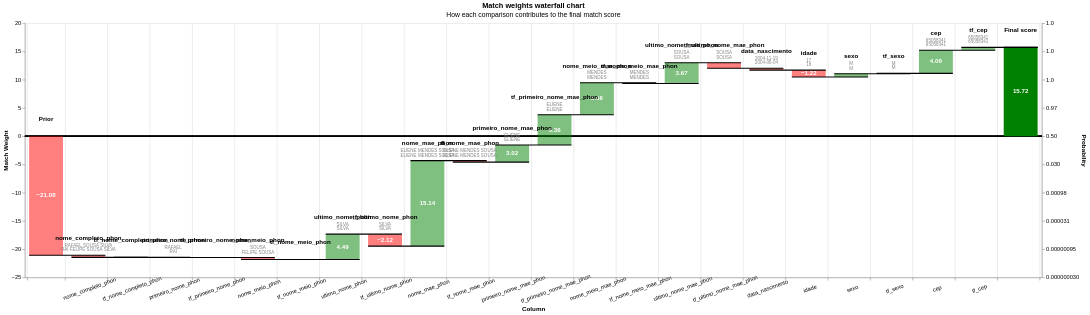

Here is the notebook cell this chart was saved with:
### Markdown cell above
## 6. Erros de predição

Waterfall dos pares em que o modelo discorda da coorte, no threshold escolhido.
Falsos negativos que não passaram por nenhuma blocking rule não aparecem aqui —
esses são perda de blocking, não de scoring, e são medidos na seção 7.

### Code cell
THRESHOLD_AVALIACAO = 0.95

records_fp = linker.evaluation.prediction_errors_from_labels_table(
    labels_sdf,
    threshold_match_probability=THRESHOLD_AVALIACAO,
    include_false_negatives=False,
    include_false_positives=True,
).as_record_dict(limit=20)
print('Falsos positivos (amostra):', len(records_fp))
if records_fp:
    display(linker.visualisations.waterfall_chart(records_fp, filter_nulls=False))

### Figure 1 — Vega-Lite specification as saved in the notebook (floating-point values rounded to 4 significant figures; data arrays with more than 128 entries replaced by an {"elided": "..."} marker saying what was removed)
{"config": {"view": {"continuousWidth": 400, "continuousHeight": 300}}, "layer": [{"layer": [{"mark": "rule", "encoding": {"color": {"value": "black"}, "size": {"value": 0.5}, "y": {"field": "zero", "type": "quantitative"}}}, {"mark": {"type": "bar", "width": 60}, "encoding": {"color": {"condition": {"test": "(datum.log2_bayes_factor < 0)", "value": "red"}, "value": "green"}, "opacity": {"condition": {"test": "datum.column_name == 'Prior match weight' || datum.column_name == 'Final score'", "value": 1}, "value": 0.5}, "tooltip": [{"field": "column_name", "title": "Comparison column", "type": "nominal"}, {"field": "value_l", "title": "Value (L)", "type": "nominal"}, {"field": "value_r", "title": "Value (R)", "type": "nominal"}, {"field": "label_for_charts", "title": "Label", "type": "ordinal"}, {"field": "sql_condition", "title": "SQL condition", "type": "nominal"}, {"field": "comparison_vector_value", "title": "Comparison vector value", "type": "nominal"}, {"field": "bayes_factor", "format": ",.4f", "title": "Bayes factor = m/u", "type": "quantitative"}, {"field": "log2_bayes_factor", "format": ",.4f", "title": "Match weight = log2(m/u)", "type": "quantitative"}, {"field": "prob", "format": ".4f", "title": "Cumulative match probability", "type": "quantitative"}, {"field": "bayes_factor_description", "title": "Match weight description", "type": "nominal"}], "x": {"axis": {"grid": true, "labelAlign": "center", "labelAngle": -20, "labelExpr": "datum.value == 'Prior' || datum.value == 'Final score' ? '' : datum.value", "labelPadding": 10, "tickBand": "extent", "title": "Column"}, "field": "column_name", "sort": {"field": "bar_sort_order", "order": "ascending"}, "type": "nominal"}, "y": {"axis": {"grid": false, "orient": "left", "title": "Match Weight"}, "field": "previous_sum", "type": "quantitative"}, "y2": {"field": "sum"}}}, {"mark": {"type": "text", "fontWeight": "bold"}, "encoding": {"color": {"value": "white"}, "text": {"condition": {"test": "abs(datum.log2_bayes_factor) > 1", "field": "log2_bayes_factor", "format": ".2f", "type": "nominal"}, "value": ""}, "x": {"axis": {"labelAngle": -20, "title": "Column"}, "field": "column_name", "sort": {"field": "bar_sort_order", "order": "ascending"}, "type": "nominal"}, "y": {"axis": {"orient": "left"}, "field": "center", "type": "quantitative"}}}, {"mark": {"type": "text", "baseline": "bottom", "dy": -25, "fontWeight": "bold"}, "encoding": {"color": {"value": "black"}, "text": {"field": "column_name", "type": "nominal"}, "x": {"axis": {"labelAngle": -20, "title": "Column"}, "field": "column_name", "sort": {"field": "bar_sort_order", "order": "ascending"}, "type": "nominal"}, "y": {"field": "sum_top", "type": "quantitative"}}}, {"mark": {"type": "text", "baseline": "bottom", "dy": -13, "fontSize": 8}, "encoding": {"color": {"value": "grey"}, "text": {"field": "value_l", "type": "nominal"}, "x": {"axis": {"labelAngle": -20, "title": "Column"}, "field": "column_name", "sort": {"field": "bar_sort_order", "order": "ascending"}, "type": "nominal"}, "y": {"field": "sum_top", "type": "quantitative"}}}, {"mark": {"type": "text", "baseline": "bottom", "dy": -5, "fontSize": 8}, "encoding": {"color": {"value": "grey"}, "text": {"field": "value_r", "type": "nominal"}, "x": {"axis": {"labelAngle": -20, "title": "Column"}, "field": "column_name", "sort": {"field": "bar_sort_order", "order": "ascending"}, "type": "nominal"}, "y": {"field": "sum_top", "type": "quantitative"}}}]}, {"mark": {"type": "rule", "color": "black", "strokeWidth": 2, "x2Offset": 30, "xOffset": -30}, "encoding": {"x": {"axis": {"labelAngle": -20, "title": "Column"}, "field": "column_name", "sort": {"field": "bar_sort_order", "order": "ascending"}, "type": "nominal"}, "x2": {"field": "lead"}, "y": {"axis": {"labelExpr": "format(1 / (1 + pow(2, -1*datum.value)), '.2r')", "orient": "right", "title": "Probability"}, "field": "sum", "scale": {"zero": false}, "type": "quantitative"}}}], "data": {"name": "data-ff894c83f34626b657798bfe3366f4bc"}, "height": 450, "params": [{"name": "record_number", "bind": {"input": "range", "max": 19, "min": 0, "step": 1}, "value": 0}], "resolve": {"axis": {"y": "independent"}}, "title": {"text": "Match weights waterfall chart", "subtitle": "How each comparison contributes to the final match score"}, "transform": [{"filter": "(datum.record_number == record_number)"}, {"window": [{"op": "sum", "field": "log2_bayes_factor", "as": "sum"}, {"op": "lead", "field": "column_name", "as": "lead"}], "frame": [null, 0]}, {"calculate": "datum.column_name === \"Final score\" ? datum.sum - datum.log2_bayes_factor : datum.sum", "as": "sum"}, {"calculate": "datum.lead === null ? datum.column_name : datum.lead", "as": "lead"}, {"calculate": "datum.column_name === \"Final score\" || datum.column_name === \"Prior match weight\" ? 0 : datum.sum - datum.log2_bayes_factor", "as": "previous_sum"}, {"calculate": "datum.sum > datum.previous_sum ? datum.column_name : \"\"", "as": "top_label"}, {"calculate": "datum.sum < datum.previous_sum ? datum.column_name : \"\"", "as": "bottom_label"}, {"calculate": "datum.sum > datum.previous_sum ? datum.sum : datum.previous_sum", "as": "sum_top"}, {"calculate": "datum.sum < datum.previous_sum ? datum.sum : datum.previous_sum", "as": "sum_bottom"}, {"calculate": "(datum.sum + datum.previous_sum) / 2", "as": "center"}, {"calculate": "(datum.log2_bayes_factor > 0 ? \"+\" : \"\") + datum.log2_bayes_factor", "as": "text_log2_bayes_factor"}, {"calculate": "datum.sum < datum.previous_sum ? 4 : -4", "as": "dy"}, {"calculate": "datum.sum < datum.previous_sum ? \"top\" : \"bottom\"", "as": "baseline"}, {"calculate": "1. / (1 + pow(2, -1.*datum.sum))", "as": "prob"}, {"calculate": "0*datum.sum", "as": "zero"}], "width": {"step": 75}, "$schema": "https://vega.github.io/schema/vega-lite/v5.9.3.json", "datasets": {"data-ff894c83f34626b657798bfe3366f4bc": {"elided": "480 records"}}}
